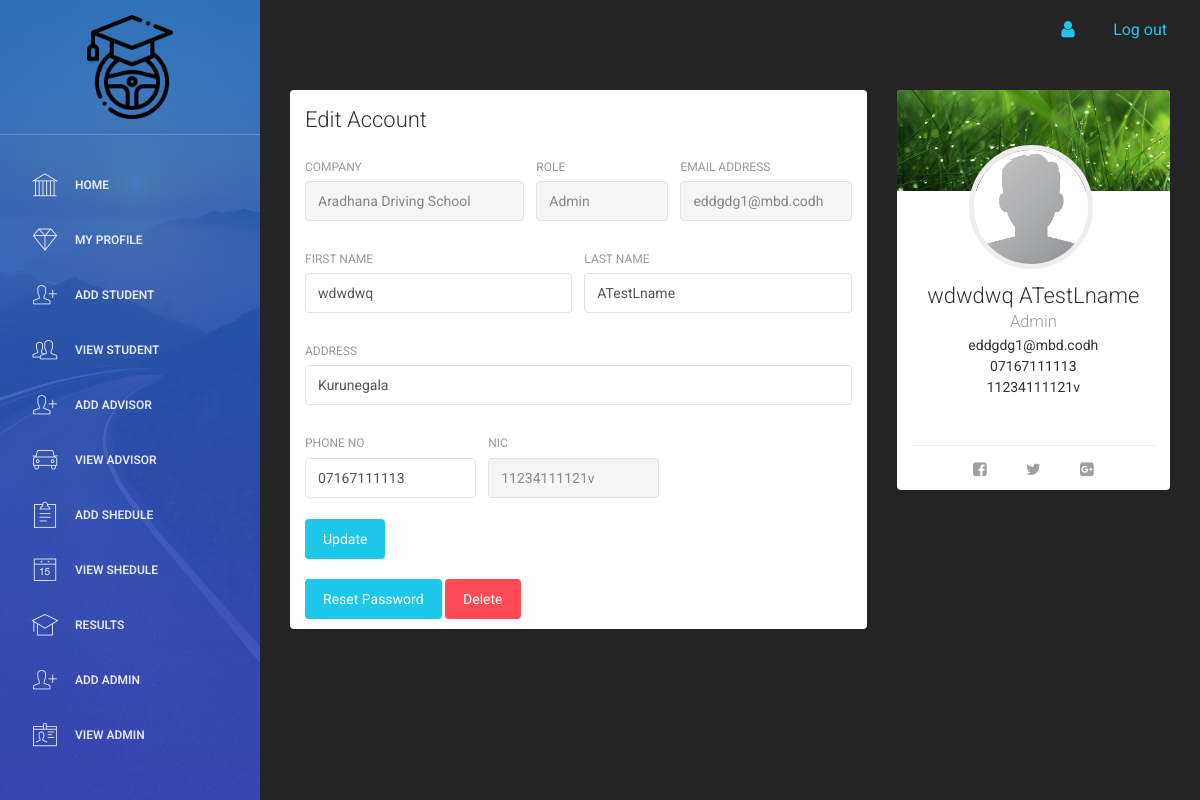
The app's page /Employee/my_account.php (signed in) with its own data.
### tables this page shows
CREATE TABLE `employee` (
  `aid` int(11) NOT NULL,
  `fname` varchar(20) DEFAULT NULL,
  `lname` varchar(20) DEFAULT NULL,
  `dob` varchar(20) DEFAULT NULL,
  `gender` varchar(15) NOT NULL,
  `email` varchar(20) DEFAULT NULL,
  `tp` varchar(20) DEFAULT NULL,
  `address` varchar(20) DEFAULT NULL,
  `nic` varchar(20) DEFAULT NULL,
  `password` varchar(20) NOT NULL,
  `role` varchar(15) NOT NULL
);

### Employee/my_account.php (the view, shortened to what this page needs)
<?php
include 'header.php';
include 'connection.php';
$res=mysqli_query($link,"SELECT * FROM employee WHERE aid = '$_SESSION[aid]'");
$row=mysqli_fetch_array($res);
?>
<div class="content">
            <div class="container-fluid">
                <div class="row">
                    <div class="col-md-8">
                        <div class="card">
                            <div class="header">
                                <h4 class="title">Edit Account</h4>
                            </div>
                            <div class="content">
                                <form method="POST" name="form1">
                                    <div class="row">
                                        <div class="col-md-5">
                                            <div class="form-group">
                                                <label>Company</label>
                                                <input type="text" class="form-control" disabled placeholder="Company" value="Aradhana Driving School">
                                            </div>
                                        </div>
                                        <div class="col-md-3">
                                            <div class="form-group">
                                                <label>Role</label>
                                                <input type="text" class="form-control" placeholder="Username" name="email"  value=<?php echo $row["role"];?> required disabled>
                                            </div>
                                        </div>
                                        <div class="col-md-4">
                                            <div class="form-group">
                                                <label for="exampleInputEmail1">Email address</label>
                                                <input type="email" class="form-control" name="email" value=<?php echo $row["email"];?> placeholder="Email" disabled>
                                            </div>
                                        </div>
                                    </div>
                                    <div class="row">
                                        <div class="col-md-6">
                                            <div class="form-group">
                                                <label>First Name</label>
                                                <input type="text" class="form-control" placeholder="First Name" name="fname"  value=<?php echo $row["fname"];?> required>
                                            </div>
                                        </div>
                                        <div class="col-md-6">
                                            <div class="form-group">
                                                <label>Last Name</label>
                                                <input type="text" class="form-control" placeholder="Last Name" name="lname" value=<?php echo $row["lname"];?> required>
                                            </div>
                                        </div>
                                    </div>
                                    <div class="row">
                                        <div class="col-md-12">
                                            <div class="form-group">
                                                <label>Address</label>
                                                <input type="text" class="form-control" placeholder="Home Address" name="address"  value=<?php echo $row["address"];?> required>
                                            </div>
                                        </div>
                                    </div>
                                    <div class="row">
                                        <div class="col-md-4">
                                            <div class="form-group">
                                                <label>Phone No</label>
                                                <input type="text" class="form-control" placeholder="phone" name="phone" value=<?php echo $row["tp"];?> required>
                                            </div>
                                        </div>
                                        <div class="col-md-4">
                                            <div class="form-group">
                                                <label>NIC</label>
                                                <input type="text" class="form-control" placeholder="nic" name="nic"  value=<?php echo $row["nic"];?> disabled>
                                            </div>
                                        </div>
                                    </div>
                                    <input type="submit" class="btn btn-info btn-fill " name="submit1" value ="Update">
                                </form></br>
                                <a href="reset.php?id=<?php echo $_SESSION['aid'];  ?>"><button class="btn btn-info btn-fill">Reset Password </button> </a>
                                <a href="#"><button class="btn btn-danger btn-fill">Delete </button> </a>
                            </div>
                        </div>
                    </div>
                    <div class="col-md-4">
                        <div class="card card-user">
                            <div class="image">
                                <img src="assets/img/cover.jpg" alt="..."/>
                            </div>
                            <div class="content">
                                <div class="author">
                                     <a href="#">
                                    <img class="avatar border-gray" src="assets/img/default-avatar.png" alt="..."/>
                                      <h4 class="title"> <?php echo $row["fname"]." ".$row["lname"];?><br />
                                         <small><?php echo $row["role"];?></small>
                                      </h4>
                                    </a>
                                </div>
                                <p class="description text-center"> <?php echo $row["email"]?> <br>
                                                    <?php echo $row["tp"]?> <br>
                                                    <?php echo $row["nic"]?>
                                </p>
                            </div>
                            <hr>
                            <div class="text-center">
                                <button href="#" class="btn btn-simple"><i class="fa fa-facebook-square"></i></button>
                                <button href="#" class="btn btn-simple"><i class="fa fa-twitter"></i></button>
                                <button href="#" class="btn btn-simple"><i class="fa fa-google-plus-square"></i></button>
                            </div>
                        </div>
                    </div>
                </div>
            </div>
        </div>
<?php
include 'footer.php'
?>

### Employee/header.php (style rules this page uses)
.back-custom { background-color: #242424; }

### records on screen
employee: email "Admin", email "eddgdg1@mbd.codh", fname "wdwdwq", lname "ATestLname", address "Kurunegala", phone "07167111113", nic "11234111121v", role "Admin", tp "07167111113"
